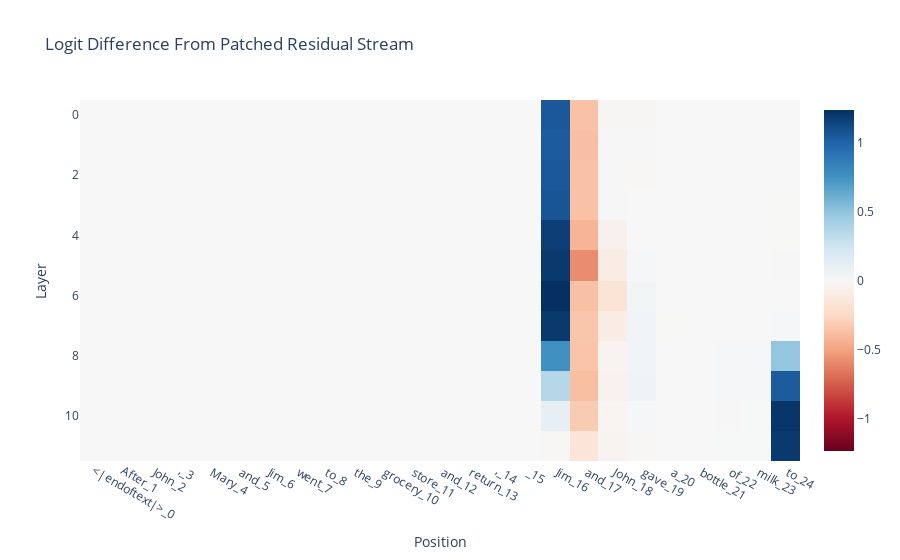

The code cell stored with this chart in its notebook:
### Code cell
prompt_position_labels = [
    f"{tok}_{i}" for i, tok in enumerate(model.to_str_tokens(tokens[0]))
]
imshow(
    patched_residual_stream_diff,
    x=prompt_position_labels,
    title="Logit Difference From Patched Residual Stream",
    labels={"x": "Position", "y": "Layer"},
)

### Figure 1 — Plotly figure (JSON) as saved in the notebook; plotly's stock layout.template omitted (floating-point values rounded to 4 significant figures; data arrays with more than 128 entries replaced by an {"elided": "..."} marker saying what was removed)
{"data": [{"coloraxis": "coloraxis", "hovertemplate": "Position: %{x}<br>Layer: %{y}<br>color: %{z}<extra></extra>", "name": "0", "type": "heatmap", "x": ["<|endoftext|>_0", "After_1", " John_2", ",_3", " Mary_4", " and_5", " Jim_6", " went_7", " to_8", " the_9", " grocery_10", " store_11", " and_12", " return_13", ",_14", " _15", " Jim_16", " and_17", " John_18", " gave_19", " a_20", " bottle_21", " of_22", " milk_23", " to_24"], "xaxis": "x", "yaxis": "y", "z": {"elided": "12x25 float values"}}], "layout": {"coloraxis": {"cmid": 0, "colorscale": [[0, "rgb(103,0,31)"], [0.1, "rgb(178,24,43)"], [0.2, "rgb(214,96,77)"], [0.3, "rgb(244,165,130)"], [0.4, "rgb(253,219,199)"], [0.5, "rgb(247,247,247)"], [0.6, "rgb(209,229,240)"], [0.7, "rgb(146,197,222)"], [0.8, "rgb(67,147,195)"], [0.9, "rgb(33,102,172)"], [1, "rgb(5,48,97)"]]}, "title": {"text": "Logit Difference From Patched Residual Stream"}, "xaxis": {"anchor": "y", "constrain": "domain", "domain": [0, 1], "scaleanchor": "y", "title": {"text": "Position"}}, "yaxis": {"anchor": "x", "autorange": "reversed", "constrain": "domain", "domain": [0, 1], "title": {"text": "Layer"}}}}
